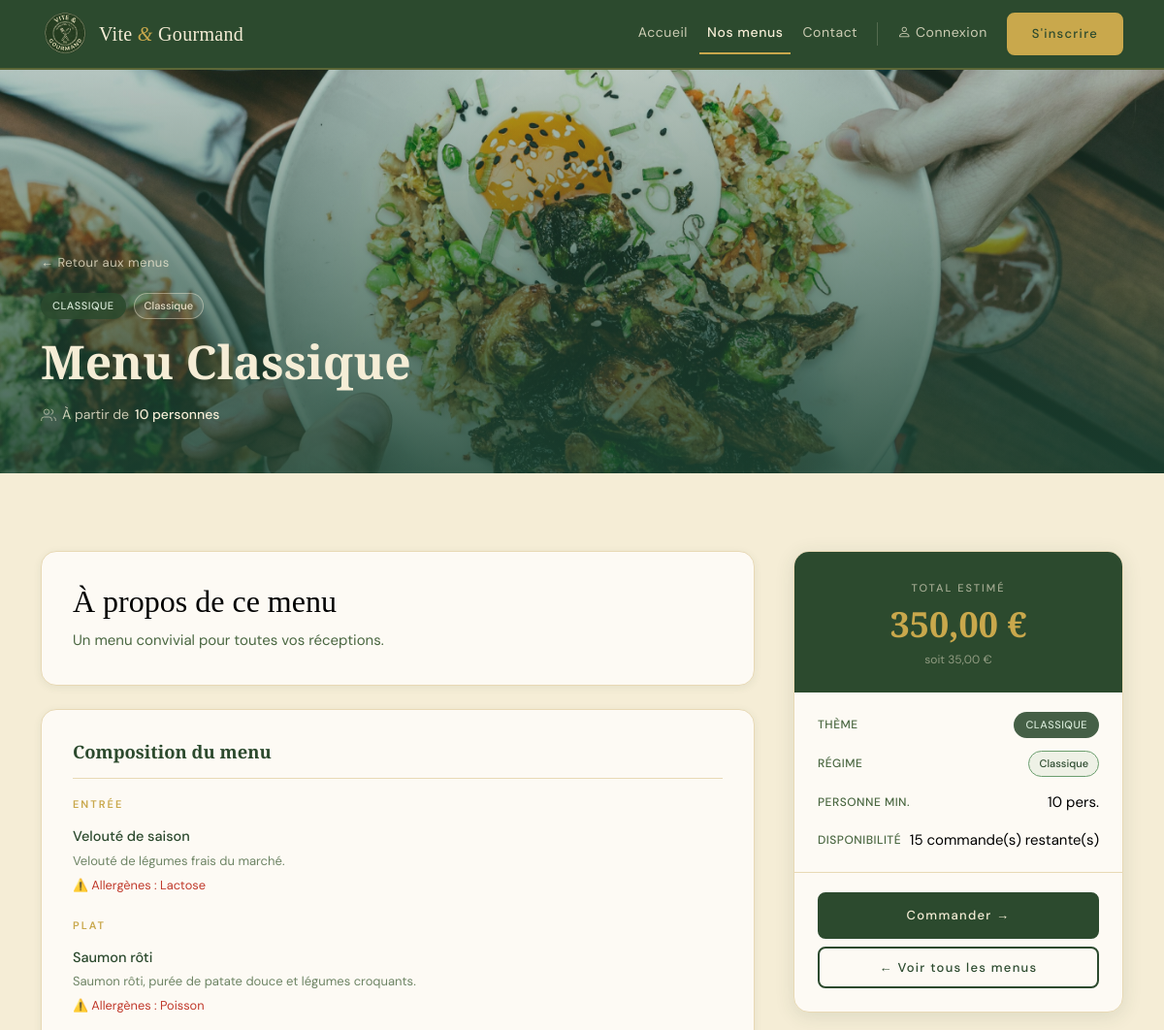
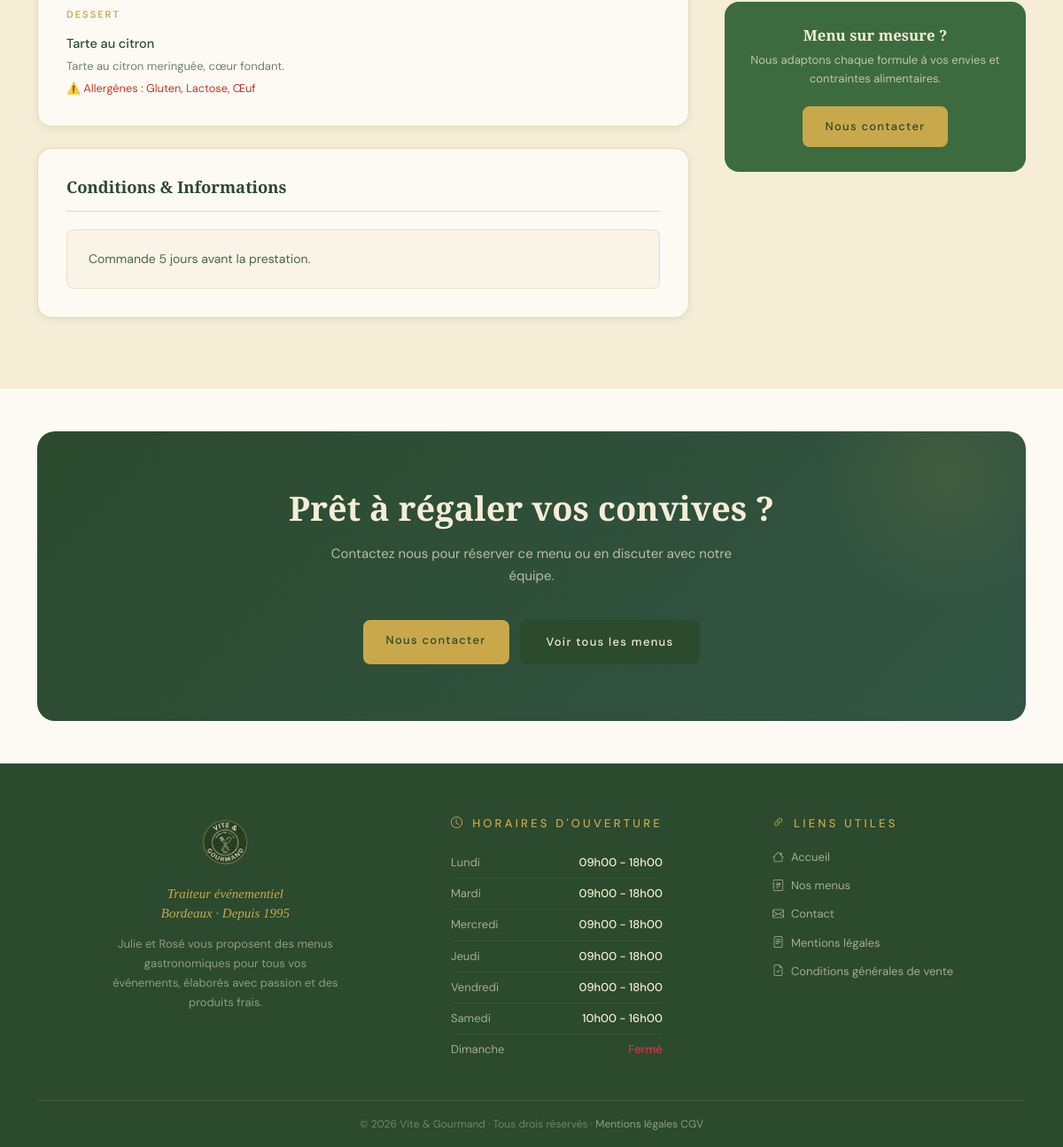
Page /pages/menu-details.php?id=1 on the committed database (2 pictures, top to bottom).
### tables this page shows
CREATE TABLE menu (
    menu_id INT AUTO_INCREMENT PRIMARY KEY,
    theme_id INT NOT NULL,
    regime_id INT NOT NULL,
    titre VARCHAR(100) NOT NULL,
    description TEXT,
    conditions TEXT,
    nombre_personne_minimum INT NOT NULL,
    prix_par_personne DECIMAL (10, 2) NOT NULL,
    actif TINYINT(1) NOT NULL DEFAULT 1,
    stock_disponible INT NOT NULL DEFAULT 10,
    created_at DATETIME DEFAULT CURRENT_TIMESTAMP,
    updated_at DATETIME DEFAULT CURRENT_TIMESTAMP ON UPDATE CURRENT_TIMESTAMP,

    CONSTRAINT fk_menu_theme FOREIGN KEY (theme_id) REFERENCES theme(theme_id),
    CONSTRAINT fk_menu_regime FOREIGN KEY (regime_id) REFERENCES regime(regime_id)
);

CREATE TABLE theme (
    theme_id INT AUTO_INCREMENT PRIMARY KEY,
    libelle VARCHAR(50) NOT NULL
);

CREATE TABLE regime (
    regime_id INT AUTO_INCREMENT PRIMARY KEY,
    libelle VARCHAR(50) NOT NULL
);

CREATE TABLE plat (
    plat_id INT AUTO_INCREMENT PRIMARY KEY,
    titre_plat VARCHAR(100) NOT NULL,
    description TEXT,
    categorie VARCHAR(50) NOT NULL DEFAULT 'Plat',
    photo VARCHAR(255),
    actif TINYINT(1) NOT NULL DEFAULT 1
);

CREATE TABLE horaire (
    horaire_id INT AUTO_INCREMENT PRIMARY KEY,
    jour VARCHAR(20) NOT NULL,
    heure_ouverture TIME NOT NULL,
    heure_fermeture TIME NOT NULL
);

### pages/menu-details.php (the view, shortened to what this page needs)
<?php
require_once '../includes/db.php';
$rootPath = '../';
require_once '../includes/header.php';
require_once '../includes/navbar.php';
$menu = null;
$platsParCategorie = [];
$id = isset($_GET['id']) ? (int)$_GET['id'] : 0;
if(isset($pdo) && $id > 0) {
    try {
        $stmt = $pdo->prepare("
        SELECT m.*,
        t.libelle AS theme_nom,
        r.libelle AS regime_nom
        FROM menu m
        LEFT JOIN theme t ON m.theme_id = t.theme_id
        LEFT JOIN regime r ON m.regime_id = r.regime_id
        WHERE m.menu_id = :id AND m.actif = 1
        ");
        $stmt->execute([':id' => $id]);
        $menu = $stmt->fetch(PDO::FETCH_ASSOC);
        $menuImages = [];
        if($menu) {
            $stmtImg = $pdo->prepare("SELECT url FROM menu_image WHERE menu_id = :id ORDER BY ordre ASC");
            $stmtImg->execute([':id' => $id]);
            $menuImages = $stmtImg->fetchAll(PDO::FETCH_COLUMN);
        }
        if($menu) {
            $stmtPlats = $pdo->prepare("
                        SELECT p.plat_id, p.titre_plat, p.description, p.categorie,
                               GROUP_CONCAT(DISTINCT a.libelle SEPARATOR ', ') AS allergenes
                        FROM plat p
                        INNER JOIN menu_plat mp ON p.plat_id = mp.plat_id
                        LEFT JOIN plat_allergene pa ON p.plat_id = pa.plat_id
                        LEFT JOIN allergene a ON pa.allergene_id = a.allergene_id
                        WHERE mp.menu_id = :id
                        AND p.actif = 1
                        GROUP BY p.plat_id
                        ORDER BY FIELD(p.categorie, 'Entrée', 'Plat', 'Fromage', 'Dessert', 'Boisson')
                        ");
            $stmtPlats->execute([':id' => $id]);
            $plats_db = $stmtPlats->fetchAll(PDO::FETCH_ASSOC);
            foreach($plats_db as $plat) {
                $platsParCategorie[$plat['categorie']][] = [
                    'nom' => $plat['titre_plat'],
                    'desc' => $plat['description'],
                    'allergenes' => $plat['allergenes']
                ];
            }
        }
    } catch (Exception $e){
        $erreur = "Erreur : " . $e->getMessage();
    }
}
$prixTotal = (float)($menu['prix_par_personne'] * $menu['nombre_personne_minimum']);
$imagePath = !empty($menuImages[0]) ? $rootPath . $menuImages[0] : $rootPath . "assets/images/menu-prestige.jpg";
$themeLabel = $menu['theme_nom'] ?? 'Classique';
$regimeLabel = $menu['regime_nom'] ?? 'Classique';
$themeSlug = strtolower(trim($themeLabel));
$themeSlug = str_replace([' ', '/'], '-', $themeSlug);
$themeSlug = str_replace([' ', 'î', 'é', 'è', 'ê', 'à'], ['-', 'i', 'e', 'e', 'e', 'a'], $themeSlug);
$regimeSlug = strtolower(trim($regimeLabel));
$regimeSlug = str_replace(' ', '-', $regimeSlug);
$badgeClass = 'badge-theme--' . $themeSlug;
$pillClass = 'regime--' . $regimeSlug;
?>
<section class="detail-hero">
    <div class="detail-hero__bg" style="background-image: url('<?= $imagePath ?>');" role="img" aria-label="Photo du menu <?= htmlspecialchars($menu['titre']) ?>"></div>
    <div class="detail-hero__overlay"></div>
    <div class="container detail-hero__content">
        <a href="<?= $rootPath ?>pages/menus.php" class="detail-back">
            ← Retour aux menus
        </a>
        <div class="detail-hero__badges">
            <span class="badge-theme <?= $badgeClass ?>"><?= htmlspecialchars($menu['theme_nom'] ?? 'Classique') ?></span>
            <span class="regime-pill <?= $pillClass ?>"><?= htmlspecialchars($menu['regime_nom'] ?? 'Classique') ?></span>
        </div>
        <h1 class="detail-hero__title"><?= htmlspecialchars($menu['titre']) ?></h1>
        <div class="detail-hero__meta">
            <span class="detail-meta-item">
                <svg width="16" height="16" fill="none" stroke="currentColor" stroke-width="1.5" viewBox="0 0 24 24"><path d="M17 21v-2a4 4 0 0 0-4-4H5a4 4 0 0 0-4 4v2"/><circle cx="9" cy="7" r="4"/><path d="M23 21v-2a4 4 0 0 0-3-3.87"/><path d="M16 3.13a4 4 0 0 1 0 7.75"/></svg>
                À partir de <strong><?= (int)$menu['nombre_personne_minimum'] ?> personnes</strong>
            </span>
        </div>
    </div>
</section>
<section class="section-detail">
    <div class="container">
        <div class="detail-layout">
         <div class="detail-main">
          <div class="detail-block">
            <h2 class="detail-block--title">À propos de ce menu</h2>
            <p class="detail-desc"><?= htmlspecialchars($menu['description']) ?></p>
          </div>
           <?php if (!empty($platsParCategorie)): ?>
            <div class="detail-block">
                <h2 class="detail-block__title">Composition du menu</h2>
                <div class="detail-plats">
                    <?php foreach ($platsParCategorie as $categorie => $plats): ?>
                        <div class="plats-categorie">
                            <h3 class="plats-categorie__titre">
                                <?= htmlspecialchars($categorie) ?>
                            </h3>
                            <ul class="plats-liste">
                                <?php foreach ($plats as $plat): ?>
                                    <li class="plat-item">
                                        <div class="plat-item__nom"><?= htmlspecialchars($plat['nom']) ?></div>
                                        <?php if(!empty($plat['desc'])): ?>
                                            <div class="plat-item__desc"><?= htmlspecialchars($plat['desc']) ?></div>
                                            <?php endif; ?>
                                        <?php if(!empty($plat['allergenes'])): ?>
                                            <div class="plat-item__allergenes" style="font-size:0.8rem; color:#c0392b; margin-top:4px;">
                                                ⚠️ Allergènes : <?= htmlspecialchars($plat['allergenes']) ?>
                                            </div>
                                            <?php endif; ?>
                                    </li>
                                <?php endforeach; ?>
                            </ul>
                        </div>
                        <?php endforeach; ?>
                </div>
            </div>
            <?php endif; ?>
             <?php if(!empty($menu['conditions'])): ?>
                <div class="detail-block">
                    <h2 class="detail-block__title">Conditions & Informations</h2>
                    <div class="detail-conditions">
                        <p><?= htmlspecialchars($menu['conditions']) ?></p>
                    </div>
                </div>
                <?php endif; ?>
         </div>
         <aside class="detail-sidebar">
            <div class="detail-card-prix">
                <div class="detail-card-prix__header">
                    <span class="detail-card-prix__label">Total estimé</span>
                    <div class="detail-card-prix__montant">
                        <?= number_format($prixTotal, 2, ',', ' ') ?> €
                    </div>
                    <div class="detail-card-prix__base">
                        soit <?= number_format($menu['prix_par_personne'], 2, ',', ' ') ?> €
                    </div>
                </div>
                <div class="detail-card-prix__body">
                    <div class="detail-card-info">
                        <span class="detail-card-info__label">Thème</span>
                        <span class="badge-theme <?= $badgeClass ?>"><?= htmlspecialchars($menu['theme_nom'] ?? '-') ?></span>
                    </div>
                    <div class="detail-card-info">
                        <span class="detail-card-info__label">Régime</span>
                        <span class="regime-pill <?= $pillClass ?>"><?= htmlspecialchars($menu['regime_nom'] ?? '-') ?></span>
                    </div>
                    <div class="detail-card-info">
                        <span class="detail-card-info__label">Personne min.</span>
                        <span class="detail-card-info__val"><?= (int)$menu['nombre_personne_minimum'] ?> pers.</span>
                    </div>
                    <div class="detail-card-info">
                        <span class="detail-card-info__label">Disponibilité</span>
                        <span class="detail-card-info__val"><?= (int)$menu['stock_disponible'] ?> commande(s) restante(s)</span>
                    </div>
                </div>
                <div class="detail-card-prix__footer">
                    <?php if ((int)$menu['stock_disponible'] > 0): ?>
                        <a href="<?= $rootPath ?>pages/commande.php?menu=<?= (int)$menu['menu_id'] ?>" class="btn btn-vg-primary w-100">Commander →</a>
                    <?php else: ?>
                        <button class="btn btn-vg-primary w-100" disabled style="opacity:0.5; cursor:not-allowed;">Complet</button>
                    <?php endif; ?>
                    <a href="<?= $rootPath ?>pages/menus.php" class="btn btn-vg-secondary w-100 mt-2">← Voir tous les menus</a>
                </div>
            </div>
             <div class="detail-card-custom">
                <h3>Menu sur mesure ?</h3>
                <p>Nous adaptons chaque formule à vos envies et contraintes alimentaires.</p>
                <a href="<?= $rootPath ?>pages/contact.php" class="btn-or">Nous contacter</a>
             </div>
         </aside>
        </div>
    </div>
</section>
<section class="section-cta py-5">
    <div class="container">
        <div class="cta-box">
            <div class="cta-deco"></div>
            <h2 class="cta-title">Prêt à régaler vos convives ?</h2>
            <p class="cta-desc">Contactez nous pour réserver ce menu ou en discuter avec notre équipe.</p>
            <div class="cta-actions">
                <a href="<?= $rootPath ?>pages/contact.php?menu=<?= (int)$menu['menu_id'] ?>" class="btn-or">Nous contacter</a>
                <a href="<?= $rootPath ?>pages/menus.php" class="btn-vg-primary">Voir tous les menus</a>
            </div>
        </div>
    </div>
</section>
<?php require_once '../includes/footer.php'; ?>

### includes/footer.php (shortened to what this page needs)
<?php
$stmtFooter = $pdo->query("SELECT * FROM horaire ORDER BY horaire_id ASC");
$listeHoraires = $stmtFooter->fetchAll();
?>
<footer class="footer" role="contentinfo">
    <div class="container">
        <div class="row gy-5">
         <div class="col-12 col-md-3">
            <div class="footer-brand">
                <img src="<?= isset($rootPath) ? $rootPath : '../' ?>assets/images/image_logo_vert-removebg-preview.png" alt="Logo Vite & Gourmand" class="footer-logo">
                <p class="footer-tagline">Traiteur événementiel<br>Bordeaux · Depuis 1995</p>
                <p class="footer-desc">Julie et Rosé vous proposent des menus gastronomiques pour tous vos événements, élaborés avec passion et des produits frais.</p>
            </div>
         </div>
         <div class="col-12 col-md-auto">
            <h2 class="footer-title">
                <i class="bi bi-clock" aria-hidden="true"></i>
                Horaires d'ouverture
            </h2>
            <ul class="footer-horaires" aria-label="Horaires d'ouverture">
                <?php foreach($listeHoraires as $h): ?>
                    <li>
                        <span class="footer-jour"><?= htmlspecialchars($h['jour']) ?></span>
                        <span class="footer-heure">
                            <?php
                            if(empty($h['heure_ouverture']) || $h['heure_ouverture'] == '00:00:00'){
                                echo '<span class="text-danger">Fermé</span>';
                            } else {
                                $debut = date('H\hi', strtotime($h['heure_ouverture']));
                                $fin = date('H\hi', strtotime($h['heure_fermeture']));
                                echo $debut . " - " . $fin;
                            }
                            ?>
                        </span>
                    </li>
                <?php endforeach; ?>
            </ul>
         </div>
         <div class="col-12 col-md-auto">
            <h2 class="footer-title">
                <i class="bi bi-link-45deg" aria-hidden="true"></i>
                Liens utiles
            </h2>
            <ul class="footer-links" aria-label="Liens utiles">
                <li>
                    <a href="<?= isset($rootPath) ? $rootPath : '../' ?>pages/accueil.php">
                        <i class="bi bi-house" aria-hidden="true"></i>
                        Accueil
                    </a>
                </li>
                <li>
                    <a href="<?=  isset($rootPath) ? $rootPath : '../' ?>pages/menus.php">
                        <i class="bi bi-journal-richtext" aria-hidden="true"></i>
                        Nos menus
                    </a>
                </li>
                <li>
                    <a href="<?=  isset($rootPath) ? $rootPath : '../' ?>pages/contact.php">
                        <i class="bi bi-envelope" aria-hidden="true"></i>
                        Contact
                    </a>
                </li>
                <li>
                    <a href="<?= isset($rootPath) ? $rootPath : '../' ?>pages/mentions-legales.php">
                        <i class="bi bi-file-text" aria-hidden="true"></i>
                        Mentions légales
                    </a>
                </li>
                <li>
                    <a href="<?=  isset($rootPath) ? $rootPath : '../' ?>pages/cgv.php">
                        <i class="bi bi-file-earmark-check" aria-hidden="true"></i>
                        Conditions générales de vente
                    </a>
                </li>
            </ul>
         </div>
        </div>
         <div class="footer-bottom">
            <p class="footer-copy">
                &copy; <?= date('Y') ?> Vite &amp; Gourmand · Tous drois réservés ·
                <a href="<?=  isset($rootPath) ? $rootPath : '../' ?>pages/mentions-legales.php">Mentions légales</a>
                <a href="<?=  isset($rootPath) ? $rootPath : '../' ?>pages/cgv.php">CGV</a>
            </p>
         </div>
    </div>
</footer>

### rows in the picture
menu: theme.libelle "CLASSIQUE", regime.libelle "Classique", titre "Menu Classique", nombre_personne_minimum "10", description "Un menu convivial pour toutes vos réceptions.", conditions "Commande 5 jours avant la prestation.", prixTotal "350,00", prix_par_personne "35,00", stock_disponible "15"
plat: titre_plat "Velouté de saison", description "Velouté de légumes frais du marché.", allergenes "Lactose"
plat: titre_plat "Saumon rôti", description "Saumon rôti, purée de patate douce et légumes croquants.", allergenes "Poisson"
plat: titre_plat "Tarte au citron", description "Tarte au citron meringuée, cœur fondant.", allergenes "Gluten, Lactose, Œuf"
horaire: jour "Lundi", heure_ouverture "09h00", heure_fermeture "18h00"
horaire: jour "Mardi", heure_ouverture "09h00", heure_fermeture "18h00"
horaire: jour "Mercredi", heure_ouverture "09h00", heure_fermeture "18h00"
horaire: jour "Jeudi", heure_ouverture "09h00", heure_fermeture "18h00"
horaire: jour "Vendredi", heure_ouverture "09h00", heure_fermeture "18h00"
horaire: jour "Samedi", heure_ouverture "10h00", heure_fermeture "16h00"
horaire: jour "Dimanche", heure_ouverture "Fermé"

### other values in the picture
$categorie "ENTRÉE"
$categorie "PLAT"
$categorie "DESSERT"
